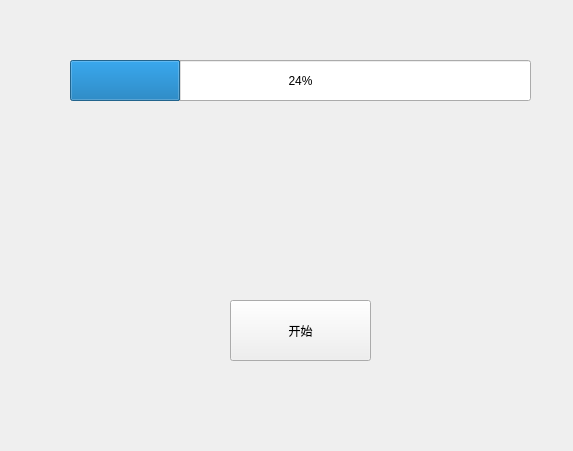
<?xml version="1.0" encoding="UTF-8"?>
<ui version="4.0">
 <class>Widget</class>
 <widget class="QWidget" name="Widget">
  <property name="geometry">
   <rect>
    <x>0</x>
    <y>0</y>
    <width>573</width>
    <height>451</height>
   </rect>
  </property>
  <property name="windowTitle">
   <string>Widget</string>
  </property>
  <widget class="QProgressBar" name="progressBar">
   <property name="geometry">
    <rect>
     <x>70</x>
     <y>60</y>
     <width>461</width>
     <height>41</height>
    </rect>
   </property>
   <property name="value">
    <number>24</number>
   </property>
  </widget>
  <widget class="QPushButton" name="pushButton">
   <property name="geometry">
    <rect>
     <x>230</x>
     <y>300</y>
     <width>141</width>
     <height>61</height>
    </rect>
   </property>
   <property name="text">
    <string>开始</string>
   </property>
  </widget>
 </widget>
 <layoutdefault spacing="6" margin="11"/>
 <resources/>
 <connections/>
</ui>
